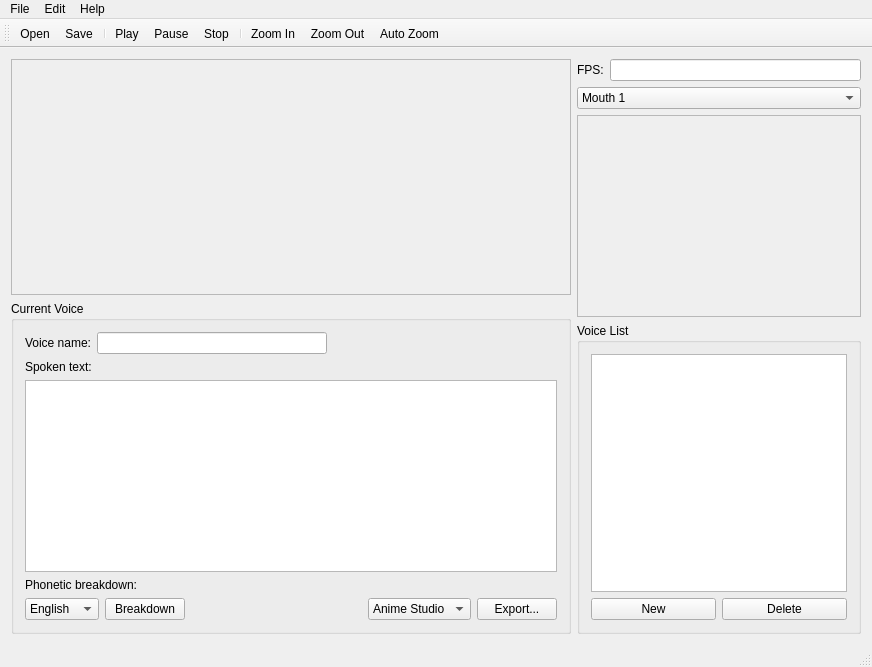
<?xml version="1.0" encoding="UTF-8"?>
<ui version="4.0">
 <class>MainWindow</class>
 <widget class="QMainWindow" name="MainWindow">
  <property name="geometry">
   <rect>
    <x>0</x>
    <y>0</y>
    <width>872</width>
    <height>667</height>
   </rect>
  </property>
  <property name="windowTitle">
   <string>Papagayo-R</string>
  </property>
  <widget class="QWidget" name="centralWidget">
   <layout class="QHBoxLayout" name="horizontalLayout_6">
    <item>
     <layout class="QVBoxLayout" name="verticalLayout_5">
      <item>
       <widget class="QScrollArea" name="scrollArea">
        <property name="verticalScrollBarPolicy">
         <enum>Qt::ScrollBarAsNeeded</enum>
        </property>
        <property name="widgetResizable">
         <bool>true</bool>
        </property>
        <widget class="WaveformView" name="waveformView">
         <property name="geometry">
          <rect>
           <x>0</x>
           <y>0</y>
           <width>566</width>
           <height>222</height>
          </rect>
         </property>
        </widget>
       </widget>
      </item>
      <item>
       <widget class="QGroupBox" name="groupBox_2">
        <property name="sizePolicy">
         <sizepolicy hsizetype="Preferred" vsizetype="Fixed">
          <horstretch>0</horstretch>
          <verstretch>0</verstretch>
         </sizepolicy>
        </property>
        <property name="title">
         <string>Current Voice</string>
        </property>
        <layout class="QVBoxLayout" name="verticalLayout_3">
         <item>
          <layout class="QHBoxLayout" name="horizontalLayout_4">
           <item>
            <widget class="QLabel" name="label_2">
             <property name="text">
              <string>Voice name:</string>
             </property>
             <property name="buddy">
              <cstring>voiceName</cstring>
             </property>
            </widget>
           </item>
           <item>
            <widget class="QLineEdit" name="voiceName"/>
           </item>
           <item>
            <spacer name="horizontalSpacer_4">
             <property name="orientation">
              <enum>Qt::Horizontal</enum>
             </property>
             <property name="sizeHint" stdset="0">
              <size>
               <width>40</width>
               <height>20</height>
              </size>
             </property>
            </spacer>
           </item>
          </layout>
         </item>
         <item>
          <widget class="QLabel" name="label_3">
           <property name="text">
            <string>Spoken text:</string>
           </property>
           <property name="buddy">
            <cstring>voiceText</cstring>
           </property>
          </widget>
         </item>
         <item>
          <widget class="QPlainTextEdit" name="voiceText">
           <property name="sizePolicy">
            <sizepolicy hsizetype="Expanding" vsizetype="Fixed">
             <horstretch>0</horstretch>
             <verstretch>0</verstretch>
            </sizepolicy>
           </property>
          </widget>
         </item>
         <item>
          <widget class="QLabel" name="label_4">
           <property name="text">
            <string>Phonetic breakdown:</string>
           </property>
          </widget>
         </item>
         <item>
          <layout class="QHBoxLayout" name="horizontalLayout_3">
           <item>
            <widget class="QComboBox" name="languageChoice">
             <item>
              <property name="text">
               <string>English</string>
              </property>
             </item>
             <item>
              <property name="text">
               <string>Russian</string>
              </property>
             </item>
             <item>
              <property name="text">
               <string>Spanish</string>
              </property>
             </item>
             <item>
              <property name="text">
               <string>Italian</string>
              </property>
             </item>
            </widget>
           </item>
           <item>
            <widget class="QPushButton" name="breakdownButton">
             <property name="text">
              <string>Breakdown</string>
             </property>
            </widget>
           </item>
           <item>
            <spacer name="horizontalSpacer_2">
             <property name="orientation">
              <enum>Qt::Horizontal</enum>
             </property>
             <property name="sizeHint" stdset="0">
              <size>
               <width>40</width>
               <height>20</height>
              </size>
             </property>
            </spacer>
           </item>
           <item>
            <widget class="QComboBox" name="exportChoice">
             <property name="editable">
              <bool>false</bool>
             </property>
             <item>
              <property name="text">
               <string>Anime Studio</string>
              </property>
             </item>
            </widget>
           </item>
           <item>
            <widget class="QPushButton" name="exportButton">
             <property name="text">
              <string>Export...</string>
             </property>
            </widget>
           </item>
          </layout>
         </item>
        </layout>
       </widget>
      </item>
     </layout>
    </item>
    <item>
     <layout class="QVBoxLayout" name="verticalLayout">
      <item>
       <layout class="QHBoxLayout" name="horizontalLayout">
        <item>
         <widget class="QLabel" name="label">
          <property name="text">
           <string>FPS:</string>
          </property>
          <property name="buddy">
           <cstring>fpsEdit</cstring>
          </property>
         </widget>
        </item>
        <item>
         <widget class="QLineEdit" name="fpsEdit">
          <property name="sizePolicy">
           <sizepolicy hsizetype="Preferred" vsizetype="Fixed">
            <horstretch>1</horstretch>
            <verstretch>0</verstretch>
           </sizepolicy>
          </property>
         </widget>
        </item>
       </layout>
      </item>
      <item>
       <widget class="QComboBox" name="MouthSet">
        <property name="sizePolicy">
         <sizepolicy hsizetype="Preferred" vsizetype="Fixed">
          <horstretch>0</horstretch>
          <verstretch>0</verstretch>
         </sizepolicy>
        </property>
        <property name="minimumSize">
         <size>
          <width>0</width>
          <height>0</height>
         </size>
        </property>
        <property name="maximumSize">
         <size>
          <width>16777215</width>
          <height>16777215</height>
         </size>
        </property>
        <item>
         <property name="text">
          <string>Mouth 1</string>
         </property>
        </item>
        <item>
         <property name="text">
          <string>Mouth 2</string>
         </property>
        </item>
        <item>
         <property name="text">
          <string>Gary C Martin</string>
         </property>
        </item>
        <item>
         <property name="text">
          <string>Preston Blair</string>
         </property>
        </item>
       </widget>
      </item>
      <item>
       <widget class="QFrame" name="frame">
        <property name="sizePolicy">
         <sizepolicy hsizetype="Minimum" vsizetype="Fixed">
          <horstretch>0</horstretch>
          <verstretch>0</verstretch>
         </sizepolicy>
        </property>
        <property name="frameShape">
         <enum>QFrame::StyledPanel</enum>
        </property>
        <property name="frameShadow">
         <enum>QFrame::Raised</enum>
        </property>
        <layout class="QHBoxLayout" name="horizontalLayout_5">
         <property name="leftMargin">
          <number>0</number>
         </property>
         <property name="topMargin">
          <number>0</number>
         </property>
         <property name="rightMargin">
          <number>0</number>
         </property>
         <property name="bottomMargin">
          <number>0</number>
         </property>
         <item>
          <widget class="MouthView" name="mouthView" native="true">
           <property name="sizePolicy">
            <sizepolicy hsizetype="Minimum" vsizetype="Fixed">
             <horstretch>0</horstretch>
             <verstretch>0</verstretch>
            </sizepolicy>
           </property>
           <property name="minimumSize">
            <size>
             <width>200</width>
             <height>200</height>
            </size>
           </property>
           <property name="maximumSize">
            <size>
             <width>16777215</width>
             <height>16777215</height>
            </size>
           </property>
           <property name="styleSheet">
            <string notr="true"/>
           </property>
          </widget>
         </item>
        </layout>
       </widget>
      </item>
      <item>
       <widget class="QGroupBox" name="groupBox">
        <property name="sizePolicy">
         <sizepolicy hsizetype="Preferred" vsizetype="Preferred">
          <horstretch>0</horstretch>
          <verstretch>0</verstretch>
         </sizepolicy>
        </property>
        <property name="title">
         <string>Voice List</string>
        </property>
        <layout class="QVBoxLayout" name="verticalLayout_2">
         <item>
          <widget class="QListWidget" name="voiceList">
           <property name="sizePolicy">
            <sizepolicy hsizetype="Fixed" vsizetype="Expanding">
             <horstretch>0</horstretch>
             <verstretch>0</verstretch>
            </sizepolicy>
           </property>
           <property name="maximumSize">
            <size>
             <width>16777215</width>
             <height>16777215</height>
            </size>
           </property>
           <property name="editTriggers">
            <set>QAbstractItemView::DoubleClicked|QAbstractItemView::EditKeyPressed</set>
           </property>
          </widget>
         </item>
         <item>
          <layout class="QHBoxLayout" name="horizontalLayout_2">
           <item>
            <widget class="QPushButton" name="newVoiceButton">
             <property name="text">
              <string>New</string>
             </property>
            </widget>
           </item>
           <item>
            <widget class="QPushButton" name="deleteVoiceButton">
             <property name="text">
              <string>Delete</string>
             </property>
            </widget>
           </item>
          </layout>
         </item>
        </layout>
       </widget>
      </item>
     </layout>
    </item>
   </layout>
  </widget>
  <widget class="QMenuBar" name="menuBar">
   <property name="geometry">
    <rect>
     <x>0</x>
     <y>0</y>
     <width>872</width>
     <height>27</height>
    </rect>
   </property>
   <widget class="QMenu" name="menuFile">
    <property name="title">
     <string>File</string>
    </property>
    <addaction name="actionOpen"/>
    <addaction name="actionSave"/>
    <addaction name="actionSave_As"/>
   </widget>
   <widget class="QMenu" name="menuEdit">
    <property name="title">
     <string>Edit</string>
    </property>
    <addaction name="actionUndo"/>
    <addaction name="actionCut"/>
    <addaction name="actionCopy"/>
    <addaction name="actionPaste"/>
   </widget>
   <widget class="QMenu" name="menuHelp">
    <property name="title">
     <string>Help</string>
    </property>
    <addaction name="actionAbout_Papagayo"/>
   </widget>
   <addaction name="menuFile"/>
   <addaction name="menuEdit"/>
   <addaction name="menuHelp"/>
  </widget>
  <widget class="QToolBar" name="mainToolBar">
   <property name="movable">
    <bool>true</bool>
   </property>
   <property name="iconSize">
    <size>
     <width>32</width>
     <height>32</height>
    </size>
   </property>
   <property name="toolButtonStyle">
    <enum>Qt::ToolButtonIconOnly</enum>
   </property>
   <property name="floatable">
    <bool>false</bool>
   </property>
   <attribute name="toolBarArea">
    <enum>TopToolBarArea</enum>
   </attribute>
   <attribute name="toolBarBreak">
    <bool>false</bool>
   </attribute>
   <addaction name="actionOpen"/>
   <addaction name="actionSave"/>
   <addaction name="separator"/>
   <addaction name="actionPlay"/>
   <addaction name="actionPause"/>
   <addaction name="actionStop"/>
   <addaction name="separator"/>
   <addaction name="actionZoomIn"/>
   <addaction name="actionZoomOut"/>
   <addaction name="actionAutoZoom"/>
  </widget>
  <widget class="QStatusBar" name="statusBar"/>
  <action name="actionOpen">
   <property name="icon">
    <iconset resource="../rsrc/papagayo.qrc">
     <normaloff>:/images/images/open.png</normaloff>:/images/images/open.png</iconset>
   </property>
   <property name="text">
    <string>Open</string>
   </property>
   <property name="shortcut">
    <string>Ctrl+O</string>
   </property>
  </action>
  <action name="actionSave">
   <property name="icon">
    <iconset resource="../rsrc/papagayo.qrc">
     <normaloff>:/images/images/save.png</normaloff>:/images/images/save.png</iconset>
   </property>
   <property name="text">
    <string>Save</string>
   </property>
   <property name="shortcut">
    <string>Ctrl+S</string>
   </property>
  </action>
  <action name="actionSave_As">
   <property name="text">
    <string>Save As...</string>
   </property>
  </action>
  <action name="actionPlay">
   <property name="icon">
    <iconset resource="../rsrc/papagayo.qrc">
     <normaloff>:/images/images/play.png</normaloff>:/images/images/play.png</iconset>
   </property>
   <property name="text">
    <string>Play</string>
   </property>
   <property name="toolTip">
    <string>Play</string>
   </property>
  </action>
  <action name="actionStop">
   <property name="icon">
    <iconset resource="../rsrc/papagayo.qrc">
     <normaloff>:/images/images/stop.png</normaloff>:/images/images/stop.png</iconset>
   </property>
   <property name="text">
    <string>Stop</string>
   </property>
   <property name="toolTip">
    <string>Stop</string>
   </property>
  </action>
  <action name="actionZoomIn">
   <property name="icon">
    <iconset resource="../rsrc/papagayo.qrc">
     <normaloff>:/images/images/zoom_in.png</normaloff>:/images/images/zoom_in.png</iconset>
   </property>
   <property name="text">
    <string>Zoom In</string>
   </property>
   <property name="toolTip">
    <string>Zoom In</string>
   </property>
  </action>
  <action name="actionZoomOut">
   <property name="icon">
    <iconset resource="../rsrc/papagayo.qrc">
     <normaloff>:/images/images/zoom_out.png</normaloff>:/images/images/zoom_out.png</iconset>
   </property>
   <property name="text">
    <string>Zoom Out</string>
   </property>
   <property name="toolTip">
    <string>Zoom Out</string>
   </property>
  </action>
  <action name="actionAutoZoom">
   <property name="icon">
    <iconset resource="../rsrc/papagayo.qrc">
     <normaloff>:/images/images/zoom_1.png</normaloff>:/images/images/zoom_1.png</iconset>
   </property>
   <property name="text">
    <string>Auto Zoom</string>
   </property>
   <property name="toolTip">
    <string>Auto Zoom</string>
   </property>
  </action>
  <action name="actionUndo">
   <property name="text">
    <string>Undo</string>
   </property>
   <property name="shortcut">
    <string>Ctrl+Z</string>
   </property>
  </action>
  <action name="actionCut">
   <property name="text">
    <string>Cut</string>
   </property>
   <property name="shortcut">
    <string>Ctrl+X</string>
   </property>
  </action>
  <action name="actionCopy">
   <property name="text">
    <string>Copy</string>
   </property>
   <property name="shortcut">
    <string>Ctrl+C</string>
   </property>
  </action>
  <action name="actionPaste">
   <property name="text">
    <string>Paste</string>
   </property>
   <property name="shortcut">
    <string>Ctrl+V</string>
   </property>
  </action>
  <action name="actionAbout_Papagayo">
   <property name="text">
    <string>About Papagayo</string>
   </property>
   <property name="toolTip">
    <string>About Papagayo</string>
   </property>
  </action>
  <action name="actionPause">
   <property name="icon">
    <iconset resource="../rsrc/papagayo.qrc">
     <normaloff>:/images/images/pause.png</normaloff>:/images/images/pause.png</iconset>
   </property>
   <property name="text">
    <string>Pause</string>
   </property>
   <property name="toolTip">
    <string>Pause (Space bar)</string>
   </property>
  </action>
 </widget>
 <layoutdefault spacing="6" margin="11"/>
 <customwidgets>
  <customwidget>
   <class>WaveformView</class>
   <extends>QWidget</extends>
   <header>waveformview.h</header>
   <container>1</container>
   <slots>
    <slot>onZoomIn()</slot>
    <slot>onZoomOut()</slot>
    <slot>onAutoZoom()</slot>
   </slots>
  </customwidget>
  <customwidget>
   <class>MouthView</class>
   <extends>QWidget</extends>
   <header>mouthview.h</header>
   <container>1</container>
   <slots>
    <slot>onMouthChanged(int)</slot>
   </slots>
  </customwidget>
 </customwidgets>
 <resources>
  <include location="../rsrc/papagayo.qrc"/>
 </resources>
 <connections>
  <connection>
   <sender>actionOpen</sender>
   <signal>triggered()</signal>
   <receiver>MainWindow</receiver>
   <slot>onFileOpen()</slot>
   <hints>
    <hint type="sourcelabel">
     <x>-1</x>
     <y>-1</y>
    </hint>
    <hint type="destinationlabel">
     <x>429</x>
     <y>334</y>
    </hint>
   </hints>
  </connection>
  <connection>
   <sender>actionPlay</sender>
   <signal>triggered()</signal>
   <receiver>MainWindow</receiver>
   <slot>onPlay()</slot>
   <hints>
    <hint type="sourcelabel">
     <x>-1</x>
     <y>-1</y>
    </hint>
    <hint type="destinationlabel">
     <x>429</x>
     <y>334</y>
    </hint>
   </hints>
  </connection>
  <connection>
   <sender>actionStop</sender>
   <signal>triggered()</signal>
   <receiver>MainWindow</receiver>
   <slot>onStop()</slot>
   <hints>
    <hint type="sourcelabel">
     <x>-1</x>
     <y>-1</y>
    </hint>
    <hint type="destinationlabel">
     <x>429</x>
     <y>334</y>
    </hint>
   </hints>
  </connection>
  <connection>
   <sender>newVoiceButton</sender>
   <signal>clicked()</signal>
   <receiver>MainWindow</receiver>
   <slot>onNewVoice()</slot>
   <hints>
    <hint type="sourcelabel">
     <x>712</x>
     <y>617</y>
    </hint>
    <hint type="destinationlabel">
     <x>912</x>
     <y>581</y>
    </hint>
   </hints>
  </connection>
  <connection>
   <sender>deleteVoiceButton</sender>
   <signal>clicked()</signal>
   <receiver>MainWindow</receiver>
   <slot>onDeleteVoice()</slot>
   <hints>
    <hint type="sourcelabel">
     <x>841</x>
     <y>617</y>
    </hint>
    <hint type="destinationlabel">
     <x>909</x>
     <y>680</y>
    </hint>
   </hints>
  </connection>
  <connection>
   <sender>voiceName</sender>
   <signal>textChanged(QString)</signal>
   <receiver>MainWindow</receiver>
   <slot>onVoiceNameChanged()</slot>
   <hints>
    <hint type="sourcelabel">
     <x>322</x>
     <y>324</y>
    </hint>
    <hint type="destinationlabel">
     <x>897</x>
     <y>440</y>
    </hint>
   </hints>
  </connection>
  <connection>
   <sender>voiceText</sender>
   <signal>textChanged()</signal>
   <receiver>MainWindow</receiver>
   <slot>onVoiceTextChanged()</slot>
   <hints>
    <hint type="sourcelabel">
     <x>541</x>
     <y>551</y>
    </hint>
    <hint type="destinationlabel">
     <x>892</x>
     <y>506</y>
    </hint>
   </hints>
  </connection>
  <connection>
   <sender>voiceList</sender>
   <signal>itemClicked(QListWidgetItem*)</signal>
   <receiver>MainWindow</receiver>
   <slot>onVoiceSelected(QListWidgetItem*)</slot>
   <hints>
    <hint type="sourcelabel">
     <x>704</x>
     <y>396</y>
    </hint>
    <hint type="destinationlabel">
     <x>900</x>
     <y>353</y>
    </hint>
   </hints>
  </connection>
  <connection>
   <sender>voiceList</sender>
   <signal>itemChanged(QListWidgetItem*)</signal>
   <receiver>MainWindow</receiver>
   <slot>onVoiceItemChanged(QListWidgetItem*)</slot>
   <hints>
    <hint type="sourcelabel">
     <x>780</x>
     <y>401</y>
    </hint>
    <hint type="destinationlabel">
     <x>916</x>
     <y>391</y>
    </hint>
   </hints>
  </connection>
  <connection>
   <sender>breakdownButton</sender>
   <signal>clicked()</signal>
   <receiver>MainWindow</receiver>
   <slot>onBreakdown()</slot>
   <hints>
    <hint type="sourcelabel">
     <x>247</x>
     <y>617</y>
    </hint>
    <hint type="destinationlabel">
     <x>910</x>
     <y>279</y>
    </hint>
   </hints>
  </connection>
  <connection>
   <sender>MouthSet</sender>
   <signal>activated(int)</signal>
   <receiver>mouthView</receiver>
   <slot>onMouthChanged(int)</slot>
   <hints>
    <hint type="sourcelabel">
     <x>654</x>
     <y>121</y>
    </hint>
    <hint type="destinationlabel">
     <x>659</x>
     <y>199</y>
    </hint>
   </hints>
  </connection>
  <connection>
   <sender>actionSave</sender>
   <signal>triggered()</signal>
   <receiver>MainWindow</receiver>
   <slot>onFileSave()</slot>
   <hints>
    <hint type="sourcelabel">
     <x>-1</x>
     <y>-1</y>
    </hint>
    <hint type="destinationlabel">
     <x>435</x>
     <y>333</y>
    </hint>
   </hints>
  </connection>
  <connection>
   <sender>actionSave_As</sender>
   <signal>triggered()</signal>
   <receiver>MainWindow</receiver>
   <slot>onFileSaveAs()</slot>
   <hints>
    <hint type="sourcelabel">
     <x>-1</x>
     <y>-1</y>
    </hint>
    <hint type="destinationlabel">
     <x>435</x>
     <y>333</y>
    </hint>
   </hints>
  </connection>
  <connection>
   <sender>exportButton</sender>
   <signal>clicked()</signal>
   <receiver>MainWindow</receiver>
   <slot>onExport()</slot>
   <hints>
    <hint type="sourcelabel">
     <x>495</x>
     <y>600</y>
    </hint>
    <hint type="destinationlabel">
     <x>564</x>
     <y>593</y>
    </hint>
   </hints>
  </connection>
  <connection>
   <sender>actionAbout_Papagayo</sender>
   <signal>triggered()</signal>
   <receiver>MainWindow</receiver>
   <slot>onHelpAboutPapagayo()</slot>
   <hints>
    <hint type="sourcelabel">
     <x>-1</x>
     <y>-1</y>
    </hint>
    <hint type="destinationlabel">
     <x>435</x>
     <y>333</y>
    </hint>
   </hints>
  </connection>
  <connection>
   <sender>actionPause</sender>
   <signal>triggered()</signal>
   <receiver>MainWindow</receiver>
   <slot>onPlay()</slot>
   <hints>
    <hint type="sourcelabel">
     <x>-1</x>
     <y>-1</y>
    </hint>
    <hint type="destinationlabel">
     <x>435</x>
     <y>333</y>
    </hint>
   </hints>
  </connection>
 </connections>
 <slots>
  <slot>onFileOpen()</slot>
  <slot>onFileSave()</slot>
  <slot>onFileSaveAs()</slot>
  <slot>onPlay()</slot>
  <slot>onStop()</slot>
  <slot>onNewVoice()</slot>
  <slot>onDeleteVoice()</slot>
  <slot>onVoiceSelected(QListWidgetItem*)</slot>
  <slot>onVoiceNameChanged()</slot>
  <slot>onVoiceTextChanged()</slot>
  <slot>onVoiceItemChanged(QListWidgetItem*)</slot>
  <slot>onBreakdown()</slot>
  <slot>onExport()</slot>
  <slot>onHelpAboutPapagayo()</slot>
 </slots>
</ui>
